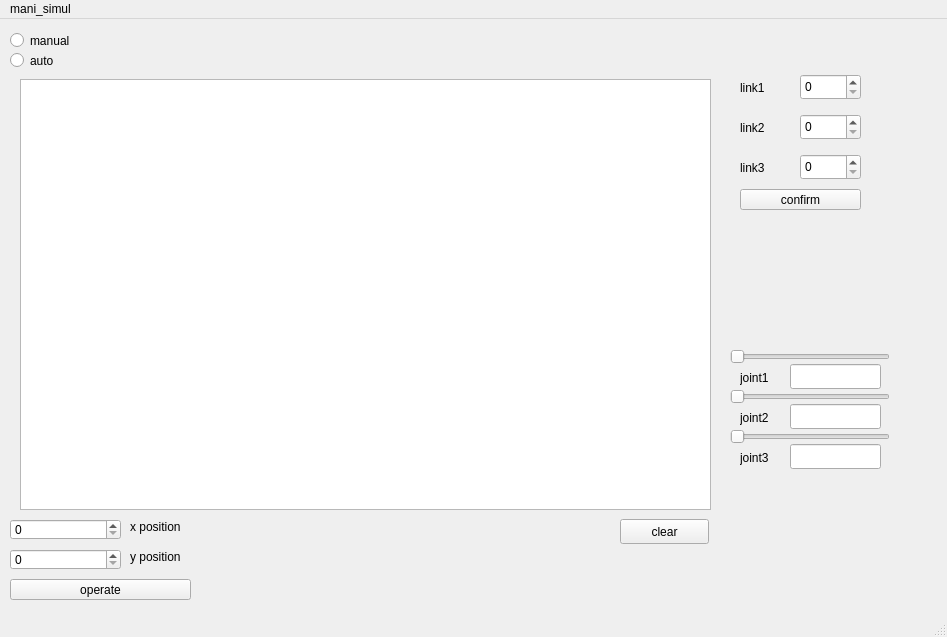
<?xml version="1.0" encoding="UTF-8"?>
<ui version="4.0">
 <class>maniSimulator</class>
 <widget class="QMainWindow" name="maniSimulator">
  <property name="geometry">
   <rect>
    <x>0</x>
    <y>0</y>
    <width>947</width>
    <height>637</height>
   </rect>
  </property>
  <property name="windowTitle">
   <string>maniSimulator</string>
  </property>
  <widget class="QWidget" name="centralwidget">
   <widget class="QRadioButton" name="autobutton">
    <property name="geometry">
     <rect>
      <x>10</x>
      <y>30</y>
      <width>112</width>
      <height>23</height>
     </rect>
    </property>
    <property name="text">
     <string>auto</string>
    </property>
   </widget>
   <widget class="QRadioButton" name="manualbutton">
    <property name="geometry">
     <rect>
      <x>10</x>
      <y>10</y>
      <width>112</width>
      <height>23</height>
     </rect>
    </property>
    <property name="text">
     <string>manual</string>
    </property>
   </widget>
   <widget class="QPushButton" name="clearbutton">
    <property name="geometry">
     <rect>
      <x>620</x>
      <y>500</y>
      <width>89</width>
      <height>25</height>
     </rect>
    </property>
    <property name="text">
     <string>clear</string>
    </property>
   </widget>
   <widget class="QLabel" name="label">
    <property name="geometry">
     <rect>
      <x>130</x>
      <y>500</y>
      <width>71</width>
      <height>16</height>
     </rect>
    </property>
    <property name="text">
     <string>x position</string>
    </property>
   </widget>
   <widget class="QLabel" name="label_2">
    <property name="geometry">
     <rect>
      <x>130</x>
      <y>530</y>
      <width>71</width>
      <height>16</height>
     </rect>
    </property>
    <property name="text">
     <string>y position</string>
    </property>
   </widget>
   <widget class="QPushButton" name="operatebutton">
    <property name="geometry">
     <rect>
      <x>10</x>
      <y>560</y>
      <width>181</width>
      <height>21</height>
     </rect>
    </property>
    <property name="text">
     <string>operate</string>
    </property>
   </widget>
   <widget class="QSlider" name="joint1">
    <property name="geometry">
     <rect>
      <x>730</x>
      <y>330</y>
      <width>160</width>
      <height>16</height>
     </rect>
    </property>
    <property name="orientation">
     <enum>Qt::Horizontal</enum>
    </property>
   </widget>
   <widget class="QSlider" name="joint2">
    <property name="geometry">
     <rect>
      <x>730</x>
      <y>370</y>
      <width>160</width>
      <height>16</height>
     </rect>
    </property>
    <property name="orientation">
     <enum>Qt::Horizontal</enum>
    </property>
   </widget>
   <widget class="QSlider" name="joint3">
    <property name="geometry">
     <rect>
      <x>730</x>
      <y>410</y>
      <width>160</width>
      <height>16</height>
     </rect>
    </property>
    <property name="autoFillBackground">
     <bool>false</bool>
    </property>
    <property name="orientation">
     <enum>Qt::Horizontal</enum>
    </property>
   </widget>
   <widget class="QLabel" name="label_4">
    <property name="geometry">
     <rect>
      <x>740</x>
      <y>350</y>
      <width>67</width>
      <height>17</height>
     </rect>
    </property>
    <property name="text">
     <string>joint1</string>
    </property>
   </widget>
   <widget class="QLabel" name="label_5">
    <property name="geometry">
     <rect>
      <x>740</x>
      <y>390</y>
      <width>67</width>
      <height>17</height>
     </rect>
    </property>
    <property name="text">
     <string>joint2</string>
    </property>
   </widget>
   <widget class="QLabel" name="label_6">
    <property name="geometry">
     <rect>
      <x>740</x>
      <y>430</y>
      <width>67</width>
      <height>17</height>
     </rect>
    </property>
    <property name="text">
     <string>joint3</string>
    </property>
   </widget>
   <widget class="QSpinBox" name="link1">
    <property name="geometry">
     <rect>
      <x>800</x>
      <y>55</y>
      <width>61</width>
      <height>26</height>
     </rect>
    </property>
   </widget>
   <widget class="QSpinBox" name="link2">
    <property name="geometry">
     <rect>
      <x>800</x>
      <y>95</y>
      <width>61</width>
      <height>26</height>
     </rect>
    </property>
   </widget>
   <widget class="QSpinBox" name="link3">
    <property name="geometry">
     <rect>
      <x>800</x>
      <y>135</y>
      <width>61</width>
      <height>26</height>
     </rect>
    </property>
   </widget>
   <widget class="QLabel" name="label_7">
    <property name="geometry">
     <rect>
      <x>740</x>
      <y>60</y>
      <width>67</width>
      <height>17</height>
     </rect>
    </property>
    <property name="text">
     <string>link1</string>
    </property>
   </widget>
   <widget class="QLabel" name="label_8">
    <property name="geometry">
     <rect>
      <x>740</x>
      <y>100</y>
      <width>67</width>
      <height>17</height>
     </rect>
    </property>
    <property name="text">
     <string>link2</string>
    </property>
   </widget>
   <widget class="QLabel" name="label_9">
    <property name="geometry">
     <rect>
      <x>740</x>
      <y>140</y>
      <width>67</width>
      <height>17</height>
     </rect>
    </property>
    <property name="text">
     <string>link3</string>
    </property>
   </widget>
   <widget class="QLineEdit" name="joint1_2">
    <property name="geometry">
     <rect>
      <x>790</x>
      <y>345</y>
      <width>91</width>
      <height>25</height>
     </rect>
    </property>
   </widget>
   <widget class="QLineEdit" name="joint2_2">
    <property name="geometry">
     <rect>
      <x>790</x>
      <y>385</y>
      <width>91</width>
      <height>25</height>
     </rect>
    </property>
   </widget>
   <widget class="QLineEdit" name="joint3_2">
    <property name="geometry">
     <rect>
      <x>790</x>
      <y>425</y>
      <width>91</width>
      <height>25</height>
     </rect>
    </property>
   </widget>
   <widget class="QPushButton" name="confirmbutton">
    <property name="geometry">
     <rect>
      <x>740</x>
      <y>170</y>
      <width>121</width>
      <height>21</height>
     </rect>
    </property>
    <property name="text">
     <string>confirm</string>
    </property>
   </widget>
   <widget class="QSpinBox" name="X_input">
    <property name="geometry">
     <rect>
      <x>10</x>
      <y>500</y>
      <width>111</width>
      <height>21</height>
     </rect>
    </property>
   </widget>
   <widget class="QSpinBox" name="Y_input">
    <property name="geometry">
     <rect>
      <x>10</x>
      <y>530</y>
      <width>111</width>
      <height>21</height>
     </rect>
    </property>
   </widget>
   <widget class="QGraphicsView" name="graphicsView">
    <property name="geometry">
     <rect>
      <x>20</x>
      <y>60</y>
      <width>691</width>
      <height>431</height>
     </rect>
    </property>
   </widget>
  </widget>
  <widget class="QMenuBar" name="menubar">
   <property name="geometry">
    <rect>
     <x>0</x>
     <y>0</y>
     <width>947</width>
     <height>22</height>
    </rect>
   </property>
   <widget class="QMenu" name="menumani_simul">
    <property name="title">
     <string>mani_simul</string>
    </property>
   </widget>
   <addaction name="menumani_simul"/>
  </widget>
  <widget class="QStatusBar" name="statusbar"/>
 </widget>
 <resources/>
 <connections/>
</ui>
